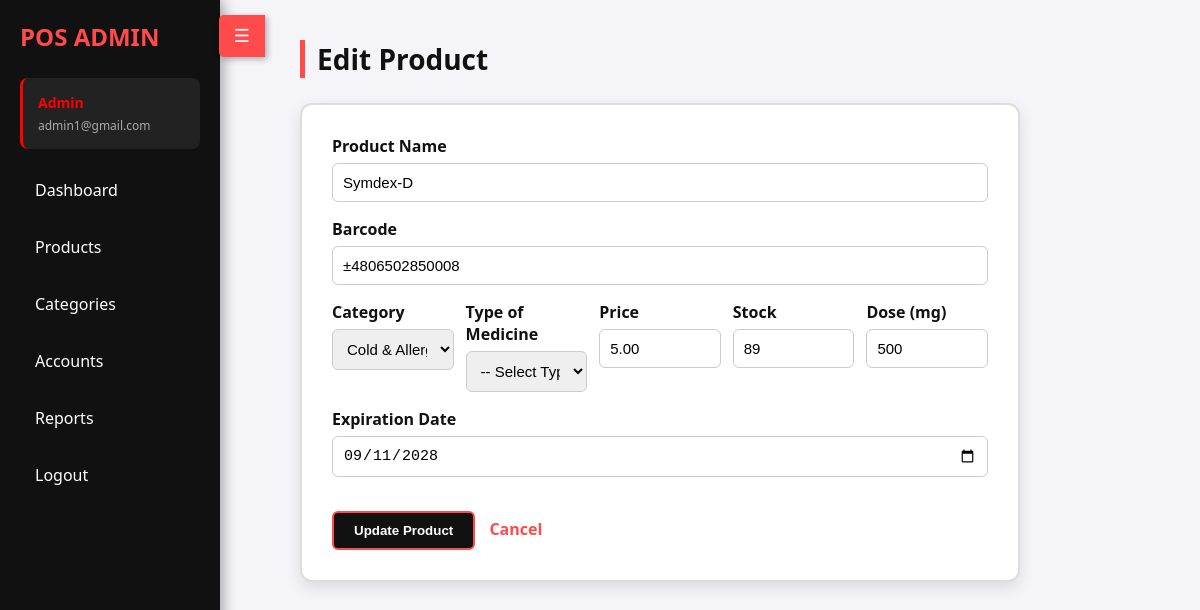
The page /admin/product_form.php?id=37 (signed in) on the database its author committed.
### tables this page shows
CREATE TABLE `products` (
  `id` int(11) NOT NULL,
  `category_id` int(11) DEFAULT NULL,
  `name` varchar(100) NOT NULL,
  `price` decimal(10,2) NOT NULL,
  `stock` varchar(255) DEFAULT NULL,
  `expiration` date DEFAULT NULL,
  `barcode` varchar(255) DEFAULT NULL,
  `batch_number` varchar(50) DEFAULT NULL,
  `quantity` int(11) NOT NULL,
  `mg` varchar(50) DEFAULT NULL,
  `medicine_type` varchar(50) DEFAULT NULL
);

CREATE TABLE `categories` (
  `id` int(11) NOT NULL,
  `name` varchar(100) NOT NULL,
  `category_name` varchar(255) DEFAULT NULL
);

### admin/product_form.php (the view, shortened to what this page needs)
<?php
require_once __DIR__ . '/../db.php';
$id = isset($_GET['id']) ? intval($_GET['id']) : 0;
$product = null;
$categories = [];
$catsRes = $conn->query("SELECT id, name FROM categories ORDER BY name ASC");
if ($catsRes) {
    while ($r = $catsRes->fetch_assoc()) $categories[] = $r;
}
if ($id > 0) {
    $stmt = $conn->prepare("SELECT * FROM products WHERE id = ?");
    $stmt->bind_param("i", $id);
    $stmt->execute();
    $res = $stmt->get_result();
    $product = $res->fetch_assoc();
}
$expirationValue = "";
if ($product && $product["expiration"] && $product["expiration"] !== "0000-00-00") {
    $expirationValue = htmlspecialchars($product["expiration"]);
}
?>
<!doctype html>
<html lang="en">
<head>
</head>
<body>
<div class="sidebar" id="sidebar">
    <button id="toggle-btn">☰</button>
    <h2>POS Admin</h2>
    <div class="user-info">
      <div class="role"><?= ucfirst($_SESSION['role']) ?></div>
      <div class="email"><?= htmlspecialchars($_SESSION['email'] ?? '') ?></div>
    </div>
    <ul>
        <li><a href="index.php">Dashboard</a></li>
        <li><a href="products.php">Products</a></li>
        <li><a href="categories.php">Categories</a></li>
        <li><a href="accounts.php">Accounts</a></li>
        <li><a href="reports.php">Reports</a></li>
        <li><a href="../logout.php">Logout</a></li>
    </ul>
</div>
<div class="main" id="main">
    <h1><?= $product ? 'Edit' : 'Add' ?> Product</h1>
    <div class="form-card">
        <form method="post" action="product_save.php" id="productForm">
            <label>Product Name</label>
            <input type="text" name="name" required value="<?= $product ? htmlspecialchars($product['name']) : '' ?>">
            <label>Barcode</label>
            <input type="text" name="barcode" value="<?= $product ? htmlspecialchars($product['barcode']) : '' ?>">
            <div class="row">
                <div class="col">
                    <label>Category</label>
                    <select name="category_id">
                        <?php foreach ($categories as $c): ?>
                            <option value="<?= $c['id'] ?>" <?= ($product && $product['category_id']==$c['id']) ? 'selected' : '' ?>>
                                <?= htmlspecialchars($c['name']) ?>
                            </option>
                        <?php endforeach; ?>
                    </select>
                </div>
                <div class="col">
                    <label>Type of Medicine</label>
                    <select name="medicine_type" required>
                        <option value="">-- Select Type --</option>
                    </select>
                </div>
                <div class="col">
                    <label>Price</label>
                    <input type="number" step="0.01" name="price" required value="<?= $product ? htmlspecialchars($product['price']) : '0.00' ?>">
                </div>
                <div class="col">
                    <label>Stock</label>
                    <input type="number" name="stock" required value="<?= $product ? htmlspecialchars($product['stock']) : '0' ?>">
                </div>
                <div class="col">
                    <label>Dose (mg)</label>
                    <input type="text" name="mg" value="<?= $product ? htmlspecialchars($product['mg']) : '' ?>">
                </div>
            </div>
            <label>Expiration Date</label>
            <input type="date" name="expiration" value="<?= $expirationValue ?>">
            <div class="actions">
                <button class="btn" type="submit"><?= $product ? 'Update' : 'Add' ?> Product</button>
                <a class="cancel" href="products.php">Cancel</a>
            </div>
        </form>
    </div>
</div>
</body>
</html>

### admin/product_form.php (style rules this page uses)
* { box-sizing: border-box; margin:0; padding:0; }
body { font-family: 'Segoe UI', sans-serif; display:flex; background-color:#f4f4f9; color:#111; }
.sidebar { width:220px; background:#111; color:#fff; min-height:100vh; padding:20px; position:fixed; left:0; top:0; transition: transform 0.3s ease; box-shadow:4px 0 12px rgba(0,0,0,.3); z-index:1000; }
.sidebar h2 { margin-bottom:25px; color:#ff4b4b; font-weight:700; text-transform:uppercase; }
.sidebar .user-info { background: #222; padding: 15px; border-radius: 8px; margin-bottom: 20px; border-left: 3px solid #ff0000; }
.sidebar .user-info .role { color: #ff0000; font-weight: bold; font-size: 14px; margin-bottom: 5px; }
.sidebar .user-info .email { color: #aaa; font-size: 12px; word-break: break-all; }
.sidebar ul { list-style:none; }
.sidebar ul li { margin:15px 0; }
.sidebar ul li a { color:#fff; text-decoration:none; display:block; padding:10px 15px; border-radius:6px; font-weight:500; transition: all 0.2s ease; }
#toggle-btn { background:#ff4b4b; color:#fff; border:none; padding:10px 15px; font-size:18px; cursor:pointer; position:absolute; top:15px; right:-45px; border-radius:5px 0 0 5px; box-shadow:2px 2px 6px rgba(0,0,0,0.3); transition:0.3s; }
.main { flex:1; margin-left:260px; padding:40px; transition: margin-left 0.3s ease; }
.main h1 { font-size:28px; margin-bottom:25px; color:#111; border-left:5px solid #ff4b4b; padding-left:12px; }
.form-card { max-width:720px; background:#fff; padding:30px; border-radius:12px; border:2px solid #ddd; box-shadow:0 6px 15px rgba(0,0,0,0.1); }
label { display:block; margin-bottom:6px; font-weight:600; color:#111; }
input[type="text"], input[type="number"], input[type="date"], select { width:100%; padding:10px; margin-bottom:16px; border:1px solid #ccc; border-radius:6px; font-size:15px; transition: all 0.2s ease; }
.row { display:flex; gap:12px; }
.row .col { flex:1; }
.actions { margin-top:18px; }
button.btn { padding:10px 20px; background:#111; color:#fff; border:2px solid #ff4b4b; border-radius:6px; font-weight:bold; cursor:pointer; transition: all 0.2s; }
a.cancel { margin-left:10px; color:#ff4b4b; text-decoration:none; font-weight:bold; transition:color 0.2s; }

### rows shown on the page
products: name "Symdex-D", barcode "±4806502850008", category_id "Cold & Allergy / Decongestant", price "5.00", stock "89", mg "500", expiration "09/11/2028"

### other values the page prints
$_SESSION['role'] "Admin"
$_SESSION['email'] "admin1@gmail.com"
